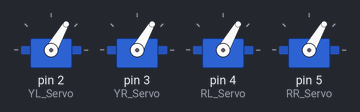
The sketch below on a simulated Arduino Uno, built with avr-gcc and run on an emulated ATmega328P. Shown: 4 × servo.

Above: at 0.1 s.
At 3.1 s:
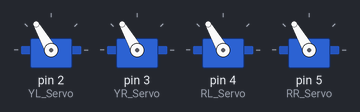
At 6.1 s:
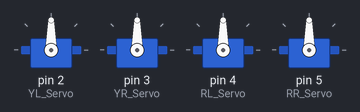
Timing chart, 0 to 7.6 s (numbered marks = the images above):
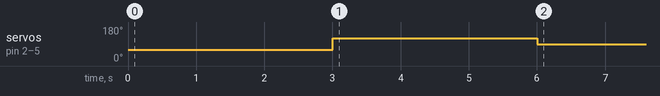

Measured:
- by itself, servo on pin 2 (YL_Servo), servo on pin 3 (YR_Servo), servo on pin 4 (RL_Servo), servo on pin 5 (RR_Servo): 60° → 120° at 3.0 s, → 90° 3.0 s later

The sketch:

OttoBasicAlignment.ino
```cpp
//----------------------------------------------------------------
//-- Otto Foot align
//-- This code will make the servo motors to find the ZERO position for assembly
//-- April 2019: Designed to work with the basic Otto but could be compatible with PLUS or Humanoid or other biped robots
/******************************************************************************************************
  Make sure to have installed all libraries: https://wikifactory.com/+OttoDIY/otto-diy
  Otto DIY invests time and resources providing open source code and hardware,
  please support by purchasing kits from (https://www.ottodiy.com)

  BSD license, all text above must be included in any redistribution
 *******************************************************************/
//-----------------------------------------------------------------
#include <Servo.h>

//-- First step: Configure the pins where the servos are attached
/*             --------
              |  O  O  |
              |--------|
  RIGHT LEG 3 |        | LEFT LEG 2
               --------
               ||    ||
RIGHT FOOT 5 |---    ---| LEFT FOOT 4
*/

Servo YL_Servo; // Create servo object to control a YL 2
Servo YR_Servo; // Create servo object to control a YR 3
Servo RL_Servo; // Create servo object to control a RL 4
Servo RR_Servo; // Create servo object to control a RR 5

int maxim = 120;
int minim = 60;

void setup() {
    YL_Servo.attach(2);    // Attaches the servo on pin 2 to the servo object 1
    YR_Servo.attach(3);    // Attaches the servo on pin 3 to the servo object 2
    RL_Servo.attach(4);    // Attaches the servo on pin 4 to the servo object 3
    RR_Servo.attach(5);    // Attaches the servo on pin 5 to the servo object 4

    YL_Servo.write(minim); // Sets the servo 1 position
    YR_Servo.write(minim); // Sets the servo 2 position
    RL_Servo.write(minim); // Sets the servo 3 position
    RR_Servo.write(minim); // Sets the servo 4 position
    delay(3000);

    YL_Servo.write(maxim); // Sets the servo 1 position
    YR_Servo.write(maxim); // Sets the servo 2 position
    RL_Servo.write(maxim); // Sets the servo 3 position
    RR_Servo.write(maxim); // Sets the servo 4 position
    delay(3000);
}

void loop() {
    YL_Servo.write(90);    // Sets the servo 1 position
    YR_Servo.write(90);    // Sets the servo 2 position
    RL_Servo.write(90);    // Sets the servo 3 position
    RR_Servo.write(90);    // Sets the servo 4 position
}
```
